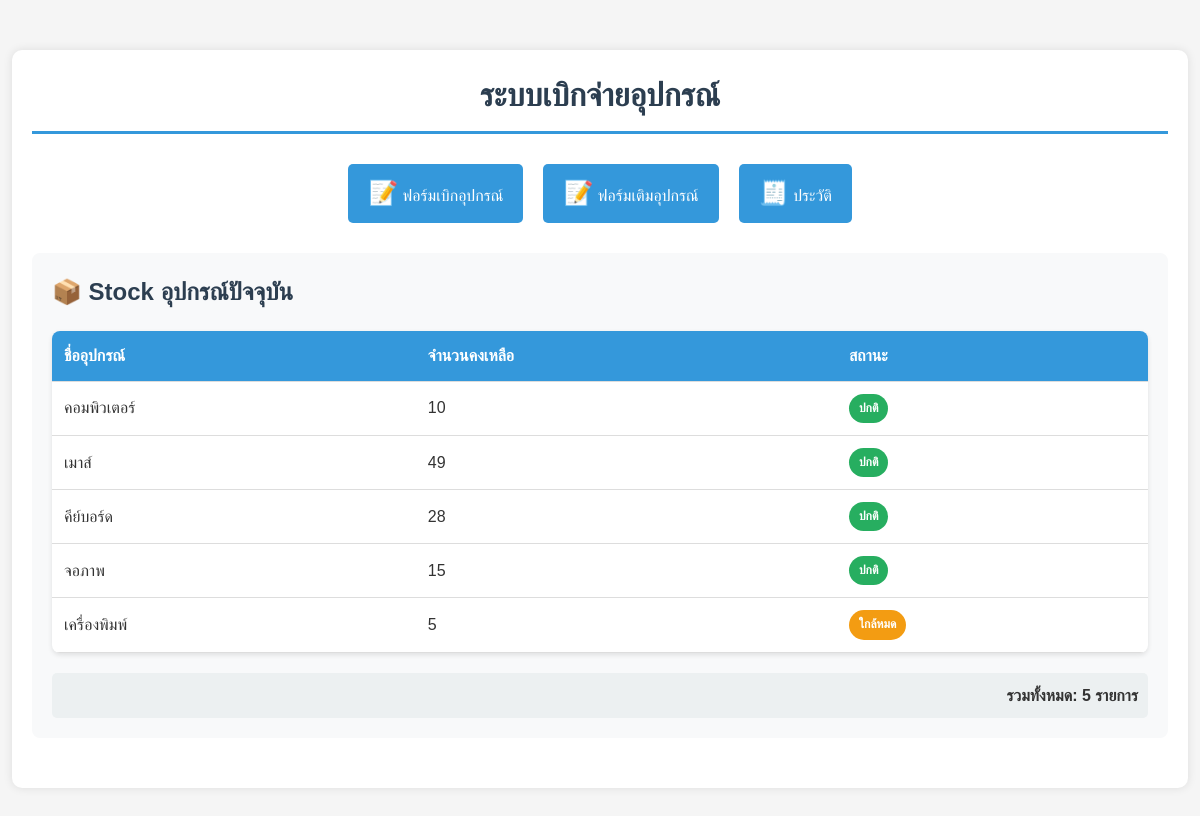
Before: / with the older database file.
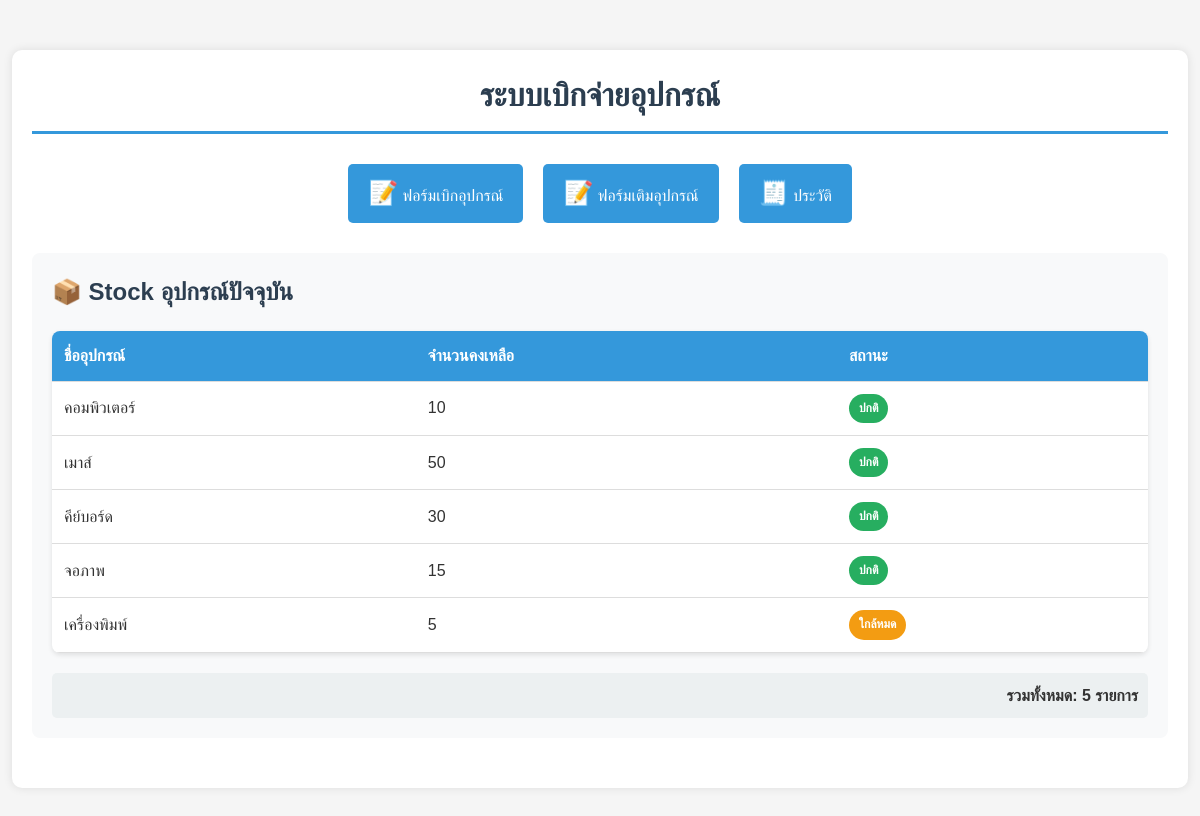
After: the same page with the newer database file.
### app.py (models this page shows, shortened)
class Equipment(db.Model):
    id = db.Column(db.Integer, primary_key=True)
    name = db.Column(db.String(100), nullable=False, unique=True)
    quantity = db.Column(db.Integer, nullable=False)

### app.py (the view)
@app.route('/')
def index():
    equipments = Equipment.query.all()
    return render_template('index.html', equipments=equipments)

### templates/index.html (shortened to what this page needs)
<!DOCTYPE html>
<html lang="th">
<head>
    <link rel="stylesheet" href="{{ url_for('static', filename='style.css') }}">
</head>
<body>
    <div class="container">
        <h1>ระบบเบิกจ่ายอุปกรณ์</h1>
        <div class="nav-menu">
            <a href="{{ url_for('requisition_form') }}" class="nav-button">
                <span class="action-icon">📝</span>
                ฟอร์มเบิกอุปกรณ์
            </a>
            <a href="{{ url_for('restock_form') }}" class="nav-button">
                <span class="action-icon">📝</span>
                ฟอร์มเติมอุปกรณ์
            </a>
            <a href="{{ url_for('history') }}" class="nav-button">
                <span class="action-icon">🧾</span>
                ประวัติ
            </a>
        </div>
        <div class="stock-section">
            <h2>📦 Stock อุปกรณ์ปัจจุบัน</h2>
            {% if equipments %}
            <table class="data-table">
                <thead>
                    <tr>
                        <th>ชื่ออุปกรณ์</th>
                        <th>จำนวนคงเหลือ</th>
                        <th>สถานะ</th>
                    </tr>
                </thead>
                <tbody>
                    {% for equipment in equipments %}
                    <tr>
                        <td>{{ equipment.name }}</td>
                        <td>{{ equipment.quantity }}</td>
                        <td>
                            {% if equipment.quantity <= 0 %}
                                <span class="status-badge status-danger">หมด</span>
                            {% elif equipment.quantity <= 5 %}
                                <span class="status-badge status-warning">ใกล้หมด</span>
                            {% else %}
                                <span class="status-badge status-success">ปกติ</span>
                            {% endif %}
                        </td>
                    </tr>
                    {% endfor %}
                </tbody>
            </table>
            <div class="stock-summary">
                <p>รวมทั้งหมด: {{ equipments|length }} รายการ</p>
            </div>
            {% else %}
            <p class="no-data">ไม่มีข้อมูลอุปกรณ์ในระบบ</p>
            {% endif %}
        </div>
    </div>
</body>
</html>

### static/style.css (style rules this page uses)
* { margin: 0; padding: 0; box-sizing: border-box; }
body { font-family: 'Sarabun', sans-serif; background-color: #f5f5f5; color: #333; line-height: 1.6; }
.container { width: 98%; margin: 50px auto; padding: 20px; background-color: white; border-radius: 10px; box-shadow: 0 0 10px rgba(0,0,0,0.1); }
h1 { color: #2c3e50; margin-bottom: 30px; text-align: center; border-bottom: 3px solid #3498db; padding-bottom: 10px; }
h2 { color: #2c3e50; margin-bottom: 20px; font-size: 24px; }
.nav-menu { display: flex; justify-content: center; gap: 20px; margin-bottom: 30px; flex-wrap: wrap; }
.nav-button { display: inline-block; padding: 10px 20px; background-color: #3498db; color: white; text-decoration: none; border-radius: 5px; transition: background-color 0.3s; }
.stock-section { background-color: #f8f9fa; padding: 20px; border-radius: 8px; margin-bottom: 30px; }
.data-table { width: 100%; border-collapse: collapse; margin-top: 20px; background-color: white; border-radius: 8px; overflow: hidden; box-shadow: 0 2px 5px rgba(0,0,0,0.1); }
.data-table th, .data-table td { padding: 12px; text-align: left; border-bottom: 1px solid #ddd; }
.data-table th { background-color: #3498db; color: white; font-weight: 600; }
.status-badge { padding: 5px 10px; border-radius: 20px; font-size: 12px; font-weight: bold; color: white; display: inline-block; }
.status-success { background-color: #27ae60; }
.status-warning { background-color: #f39c12; }
.stock-summary { margin-top: 20px; padding: 10px; background-color: #ecf0f1; border-radius: 5px; text-align: right; font-weight: bold; }
.action-icon { font-size: 24px; }

Changed rows visible on the page:
changed Equipment "เมาส์": quantity "49" → "50"
changed Equipment "คีย์บอร์ด": quantity "28" → "30"
